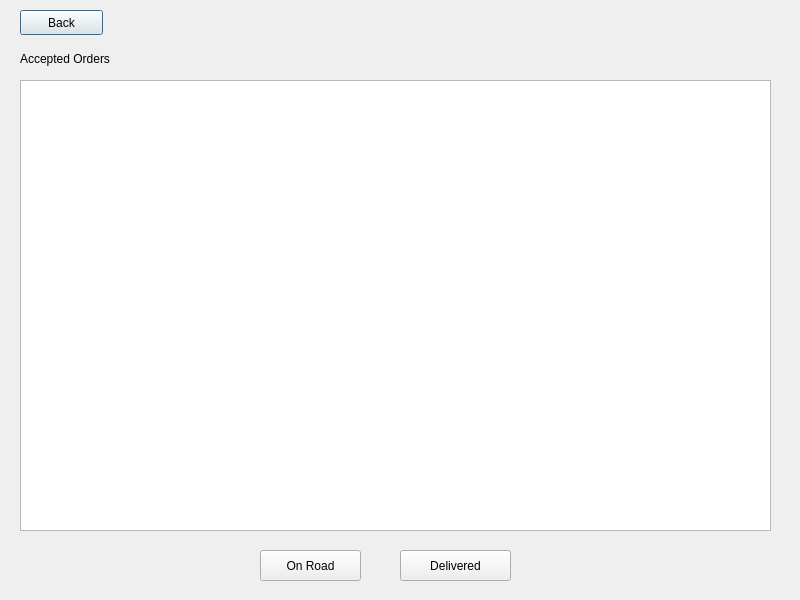
<?xml version="1.0" encoding="UTF-8"?>
<ui version="4.0">
 <class>driveracceptedorders</class>
 <widget class="QDialog" name="driveracceptedorders">
  <property name="geometry">
   <rect>
    <x>0</x>
    <y>0</y>
    <width>800</width>
    <height>600</height>
   </rect>
  </property>
  <property name="sizePolicy">
   <sizepolicy hsizetype="Fixed" vsizetype="Fixed">
    <horstretch>0</horstretch>
    <verstretch>0</verstretch>
   </sizepolicy>
  </property>
  <property name="windowTitle">
   <string>Dialog</string>
  </property>
  <widget class="QPushButton" name="backButton">
   <property name="geometry">
    <rect>
     <x>20</x>
     <y>10</y>
     <width>83</width>
     <height>25</height>
    </rect>
   </property>
   <property name="text">
    <string>Back</string>
   </property>
  </widget>
  <widget class="QPushButton" name="onRoadButton">
   <property name="geometry">
    <rect>
     <x>260</x>
     <y>550</y>
     <width>101</width>
     <height>31</height>
    </rect>
   </property>
   <property name="text">
    <string>On Road</string>
   </property>
  </widget>
  <widget class="QPushButton" name="deliveredButton">
   <property name="geometry">
    <rect>
     <x>400</x>
     <y>550</y>
     <width>111</width>
     <height>31</height>
    </rect>
   </property>
   <property name="text">
    <string>Delivered</string>
   </property>
  </widget>
  <widget class="QTableWidget" name="acceptedOrders">
   <property name="geometry">
    <rect>
     <x>20</x>
     <y>80</y>
     <width>751</width>
     <height>451</height>
    </rect>
   </property>
  </widget>
  <widget class="QLabel" name="acceptedOrdersLabel">
   <property name="geometry">
    <rect>
     <x>20</x>
     <y>50</y>
     <width>121</width>
     <height>17</height>
    </rect>
   </property>
   <property name="text">
    <string>Accepted Orders</string>
   </property>
  </widget>
 </widget>
 <resources/>
 <connections/>
</ui>
